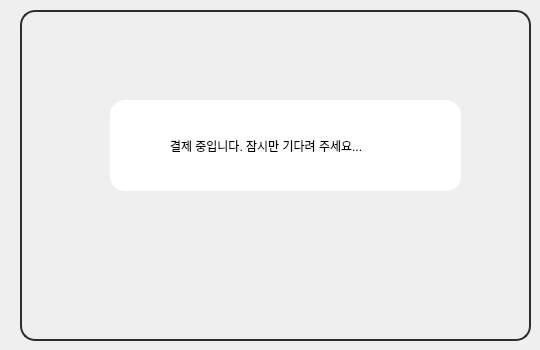
     <widget class="QWidget" name="page_5">
      <widget class="QLabel" name="label_photo_2">
       <property name="geometry">
        <rect>
         <x>20</x>
         <y>10</y>
         <width>511</width>
         <height>331</height>
        </rect>
       </property>
       <property name="font">
        <font>
         <family>Nanum Gothic</family>
         <pointsize>48</pointsize>
        </font>
       </property>
       <property name="styleSheet">
        <string notr="true">border-radius:15px;
border: 2px solid rgb(45, 45, 45);

border-image: url(&quot;/home/iot/바탕화면/MEGA/sd.jpg&quot;)

</string>
       </property>
       <property name="text">
        <string/>
       </property>
       <property name="alignment">
        <set>Qt::AlignCenter</set>
       </property>
      </widget>
      <widget class="QProgressBar" name="progressBar">
       <property name="geometry">
        <rect>
         <x>110</x>
         <y>100</y>
         <width>351</width>
         <height>91</height>
        </rect>
       </property>
       <property name="styleSheet">
        <string notr="true">QProgressBar
{
border: solid grey;
border-radius: 15px;
color: black;
}
QProgressBar::chunk 
{
background-color: #05B8CC;
border-radius :15px;
}      </string>
       </property>
       <property name="value">
        <number>0</number>
       </property>
       <property name="textVisible">
        <bool>false</bool>
       </property>
       <property name="orientation">
        <enum>Qt::Horizontal</enum>
       </property>
       <property name="textDirection">
        <enum>QProgressBar::BottomToTop</enum>
       </property>
      </widget>
      <widget class="QLabel" name="label_6">
       <property name="geometry">
        <rect>
         <x>170</x>
         <y>110</y>
         <width>251</width>
         <height>71</height>
        </rect>
       </property>
       <property name="styleSheet">
        <string notr="true">background-color: rgb(252, 8, 8, 0);</string>
       </property>
       <property name="text">
        <string>결제 중입니다. 잠시만 기다려 주세요...</string>
       </property>
      </widget>
     </widget>
